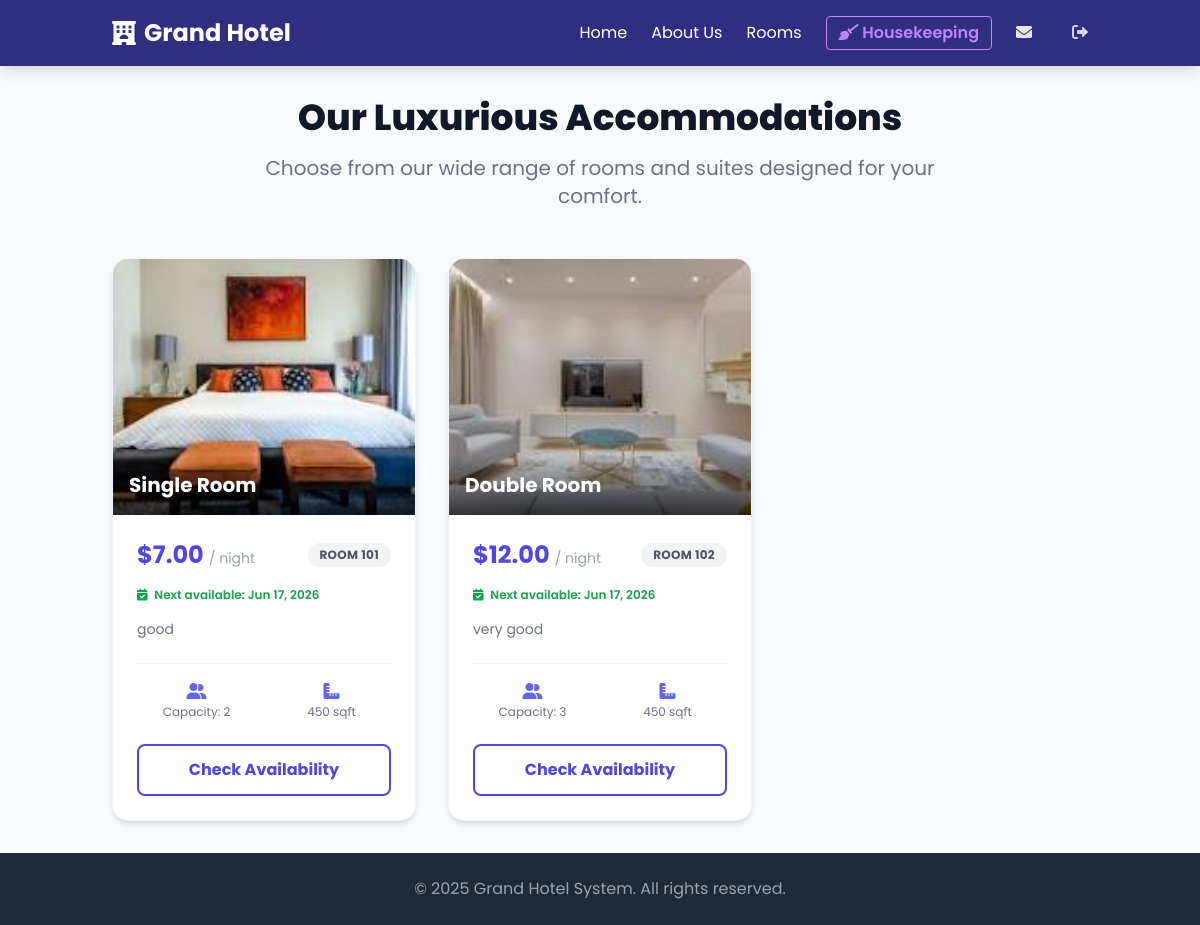
The app's page /rooms/ (signed in) with its own data.
### accounts/models.py (models this page shows, shortened)
class SiteSetting(models.Model):
    hotel_name = models.CharField(max_length=100, default="Grand Hotel")
    hotel_logo = models.ImageField(upload_to='hotel/', blank=True, null=True,
                                   help_text="Logo shown on the website, dashboard and invoices.")
    hotel_address = models.TextField(blank=True, default="123 Luxury Ave, Hotel City")
    hotel_phone = models.CharField(max_length=30, blank=True, default="")
    hotel_email = models.EmailField(blank=True, default="contact@grandhotel.com")
    currency_symbol = models.CharField(max_length=5, default="$")
    currency_code = models.CharField(max_length=5, default="USD")
    vat_percentage = models.DecimalField(max_digits=5, decimal_places=2, default=0.00,
                                          help_text="VAT % applied to rooms and products.")
    updated_at = models.DateTimeField(auto_now=True)
    class Meta:
        verbose_name = "Site Setting"
        verbose_name_plural = "Site Settings"
    @classmethod
    def load(cls):
        obj, _ = cls.objects.get_or_create(pk=1)
        return obj

class Room(models.Model):
    ROOM_TYPES = [
        ('single', 'Single Room'),
        ('double', 'Double Room'),
        ('suite', 'Suite'),
        ('deluxe', 'Deluxe Room'),
        ('family', 'Family Room'),
    ]
    AVAILABLE = 'available'
    OCCUPIED = 'occupied'
    DIRTY = 'dirty'
    MAINTENANCE = 'maintenance'
    STATUS_CHOICES = [
        (AVAILABLE, 'Available'),
        (OCCUPIED, 'Occupied'),
        (DIRTY, 'Dirty'),
        (MAINTENANCE, 'Maintenance'),
    ]
    room_number = models.CharField(max_length=10, unique=True)
    room_type = models.CharField(max_length=20, choices=ROOM_TYPES)
    price_per_night = models.DecimalField(max_digits=10, decimal_places=2)
    capacity = models.PositiveIntegerField(help_text="Number of people")
    description = models.TextField(blank=True)
    room_image = models.ImageField(upload_to='room_images/', blank=True, null=True)
    room_status = models.CharField(max_length=20, choices=STATUS_CHOICES, default=AVAILABLE)
    branch = models.ForeignKey('Branch', on_delete=models.SET_NULL, null=True, blank=True, related_name='rooms')

### accounts/views.py (the view)
# urls.py: path('rooms/', views.room_list, name='room_list'), # New Page
def room_list(request):
    rooms = _annotate_room_availability(Room.objects.exclude(room_status='maintenance').order_by('room_number'))
    if request.user.is_authenticated and request.user.role == 'customer':
        return render(request, 'customer_panel/browse_rooms.html', {'rooms': rooms})
    return render(request, 'common/rooms.html', {'rooms': rooms})

### accounts/views.py (called while the page is built, shortened)
def room_active_bookings(room):
    today = timezone.now().date()
    return Booking.objects.filter(
        room=room, is_cancelled=False, actual_check_out__isnull=True, check_out__gte=today,
    ).order_by('check_in')

def room_next_available_date(room):
    today = timezone.now().date()
    bookings = list(room_active_bookings(room))
    if not bookings:
        return today

def _annotate_room_availability(rooms):
    rooms = list(rooms)
    for room in rooms:
        room.booked_ranges = list(room_active_bookings(room))
        room.next_available = room_next_available_date(room)
    return rooms

### templates/common/rooms.html (shortened to what this page needs)
{% extends 'common/homebase.html' %}
{% block content %}
<div class="text-center mb-12">
    <h1 class="text-4xl font-extrabold text-gray-900 mb-4">Our Luxurious Accommodations</h1>
    <p class="text-xl text-gray-500 max-w-2xl mx-auto">
        Choose from our wide range of rooms and suites designed for your comfort.
    </p>
</div>
<div class="grid grid-cols-1 md:grid-cols-2 lg:grid-cols-3 gap-8">
    {% for room in rooms %}
    <div class="bg-white rounded-2xl shadow-md border border-gray-100 overflow-hidden hover:shadow-xl transition duration-300 flex flex-col">
        <div class="relative h-64">
            {% if room.room_image %}
                <img src="{{ room.room_image.url }}" class="w-full h-full object-cover">
            {% else %}
                <div class="w-full h-full bg-gray-200 flex items-center justify-center text-gray-400">
                    <i class="fa-solid fa-bed text-4xl"></i>
                </div>
            {% endif %}
            <div class="absolute bottom-0 left-0 right-0 bg-gradient-to-t from-black/70 to-transparent p-4">
                <h3 class="text-white text-xl font-bold">{{ room.get_room_type_display }}</h3>
            </div>
        </div>
        <div class="p-6 flex-grow flex flex-col">
            <div class="flex justify-between items-center mb-4">
                <span class="text-2xl font-bold text-indigo-600">{{ site_currency }}{{ room.price_per_night|floatformat:2 }} <span class="text-sm text-gray-400 font-normal">/ night</span></span>
                <span class="px-3 py-1 bg-gray-100 text-gray-600 text-xs font-bold rounded-full uppercase tracking-wide">
                    Room {{ room.room_number }}
                </span>
            </div>
            <div class="mb-4 text-xs">
                <p class="font-semibold text-green-600"><i class="fa-solid fa-calendar-check mr-1"></i> Next available: {{ room.next_available|date:"M d, Y" }}</p>
            </div>
            <p class="text-gray-500 text-sm mb-6 flex-grow">
                {{ room.description|default:"A perfect choice for travelers seeking comfort and style." }}
            </p>
            <div class="grid grid-cols-2 gap-4 mb-6 border-t border-gray-100 pt-4">
                <div class="text-center">
                    <i class="fa-solid fa-user-group text-indigo-500 mb-1"></i>
                    <p class="text-xs text-gray-500">Capacity: {{ room.capacity }}</p>
                </div>
                <div class="text-center">
                    <i class="fa-solid fa-ruler-combined text-indigo-500 mb-1"></i>
                    <p class="text-xs text-gray-500">450 sqft</p>
                </div>
            </div>
            <a href="{% if user.is_authenticated %}{% url 'book_room' room.id %}{% else %}{% url 'login' %}?next={% url 'book_room' room.id %}{% endif %}"
               class="w-full block text-center py-3 border-2 border-indigo-600 text-indigo-600 font-bold rounded-lg hover:bg-indigo-600 hover:text-white transition duration-300">
                Check Availability
            </a>
        </div>
    </div>
    {% empty %}
    <div class="col-span-3 py-16 text-center">
        <h3 class="text-xl font-bold text-gray-400">No rooms found.</h3>
        <p class="text-gray-500">Please check back later.</p>
    </div>
    {% endfor %}
</div>
{% endblock %}

### templates/common/homebase.html (shortened to what this page needs)
<!DOCTYPE html>
<html lang="en">
<head>
    <script src="https://cdn.tailwindcss.com"></script>
    <link rel="stylesheet" href="https://cdnjs.cloudflare.com/ajax/libs/font-awesome/6.0.0/css/all.min.css">
</head>
<body class="bg-gray-50 flex flex-col min-h-screen">
    <nav class="bg-indigo-900 text-white shadow-lg relative z-50">
        <div class="container mx-auto px-6 py-4 flex justify-between items-center">
            <a href="{% url 'home' %}" class="text-2xl font-bold flex items-center gap-2">
                {% if site_hotel_logo %}
                    <img src="{{ site_hotel_logo }}" alt="{{ site_hotel_name }}" class="h-8 w-auto">
                {% else %}
                    <i class="fa-solid fa-hotel"></i>
                {% endif %}
                <span>{{ site_hotel_name }}</span>
            </a>
            <div id="home-nav-links" class="hidden flex-col items-stretch gap-3 absolute top-full left-0 right-0 bg-indigo-900 px-6 pb-5 pt-2 shadow-xl border-t border-white/10
                        md:flex md:flex-row md:items-center md:gap-6 md:static md:bg-transparent md:px-0 md:pb-0 md:pt-0 md:shadow-none md:border-0">
                <a href="{% url 'home' %}" class="hover:text-indigo-300 transition py-1">Home</a>
                <a href="{% url 'about' %}" class="hover:text-indigo-300 transition py-1">About Us</a>
                <a href="{% url 'room_list' %}" class="hover:text-indigo-300 transition py-1">Rooms</a>
                {% if not user.is_authenticated %}
                    <a href="{% url 'login' %}" class="px-4 py-2 border border-white rounded hover:bg-white hover:text-indigo-900 transition">Login</a>
                    <a href="{% url 'signup' %}" class="px-4 py-2 bg-indigo-600 rounded hover:bg-indigo-500 transition">Sign Up</a>
                {% else %}
                    {% if user.role == 'admin' %}
                        <a href="{% url 'admin_dashboard' %}" class="text-yellow-400 font-semibold border border-yellow-400 px-3 py-1 rounded hover:bg-yellow-400 hover:text-indigo-900">
                            <i class="fa-solid fa-user-shield"></i> Admin Panel
                        </a>
                    {% elif user.role == 'customer' %}
                        <a href="{% url 'customer_dashboard' %}" class="text-blue-300 font-semibold border border-blue-300 px-3 py-1 rounded hover:bg-blue-300 hover:text-indigo-900">
                            <i class="fa-solid fa-user"></i> My Profile
                        </a>
                    {% elif user.role == 'employee' %}
                        {% if user.employee_profile.job_type == 'receptionist' %}
                            <a href="{% url 'receptionist_dashboard' %}" class="text-green-400 font-semibold border border-green-400 px-3 py-1 rounded hover:bg-green-400 hover:text-indigo-900">
                                <i class="fa-solid fa-bell-concierge"></i> Reception
                            </a>
                        {% elif user.employee_profile.job_type == 'kitchen' %}
                            <a href="{% url 'kitchen_dashboard' %}" class="text-orange-400 font-semibold border border-orange-400 px-3 py-1 rounded hover:bg-orange-400 hover:text-indigo-900">
                                <i class="fa-solid fa-utensils"></i> Kitchen
                            </a>
                        {% elif user.employee_profile.job_type == 'housekeeping' %}
                            <a href="{% url 'housekeeping_dashboard' %}" class="text-purple-400 font-semibold border border-purple-400 px-3 py-1 rounded hover:bg-purple-400 hover:text-indigo-900">
                                <i class="fa-solid fa-broom"></i> Housekeeping
                            </a>
                        {% elif user.employee_profile.job_type == 'bar' %}
                            <a href="{% url 'bar_dashboard' %}" class="text-pink-400 font-semibold border border-pink-400 px-3 py-1 rounded hover:bg-pink-400 hover:text-indigo-900">
                                <i class="fa-solid fa-martini-glass"></i> Bar
                            </a>
                        {% elif user.employee_profile.job_type == 'manager' %}
                            <a href="{% url 'manager_dashboard' %}" class="text-emerald-400 font-semibold border border-emerald-400 px-3 py-1 rounded hover:bg-emerald-400 hover:text-indigo-900">
                                <i class="fa-solid fa-briefcase"></i> Manager
                            </a>
                        {% endif %}
                    {% endif %}
                    <a href="{% url 'inbox' %}" class="text-gray-200 hover:text-white transition" title="Messages">
                        <i class="fa-solid fa-envelope"></i>{% if unread_messages %} <span class="text-xs bg-pink-500 px-1.5 rounded-full">{{ unread_messages }}</span>{% endif %}
                    </a>
                    <form action="{% url 'logout' %}" method="post" class="inline">
                        <button type="submit" class="md:ml-4 text-gray-300 hover:text-red-400 transition" title="Logout">
                            <i class="fa-solid fa-right-from-bracket"></i>
                        </button>
                    </form>
                {% endif %}
            </div>
        </div>
    </nav>
    <main class="flex-grow container mx-auto px-6 py-8">
        {% block content %}{% endblock %}
    </main>
    <footer class="bg-gray-800 text-gray-400 py-6 text-center">
        <p>&copy; 2025 {{ site_hotel_name }} System. All rights reserved.</p>
    </footer>
</body>
</html>

### templates/common/homebase.html (style rules this page uses)
body { font-family: 'Poppins', sans-serif; }

### records on screen
SiteSetting: hotel_name "Grand Hotel"
Room: room_image (picture), room_type "Single Room", site_currency "$", price_per_night "7.00", room_number "101", next_available "Jun 17, 2026", description "good", capacity "2"
Room: room_image (picture), room_type "Double Room", site_currency "$", price_per_night "12.00", room_number "102", next_available "Jun 17, 2026", description "very good", capacity "3"
